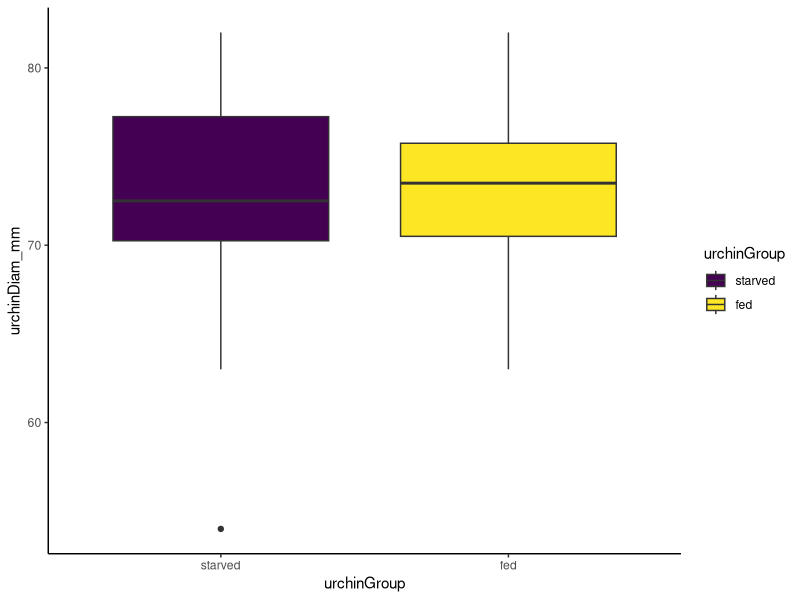
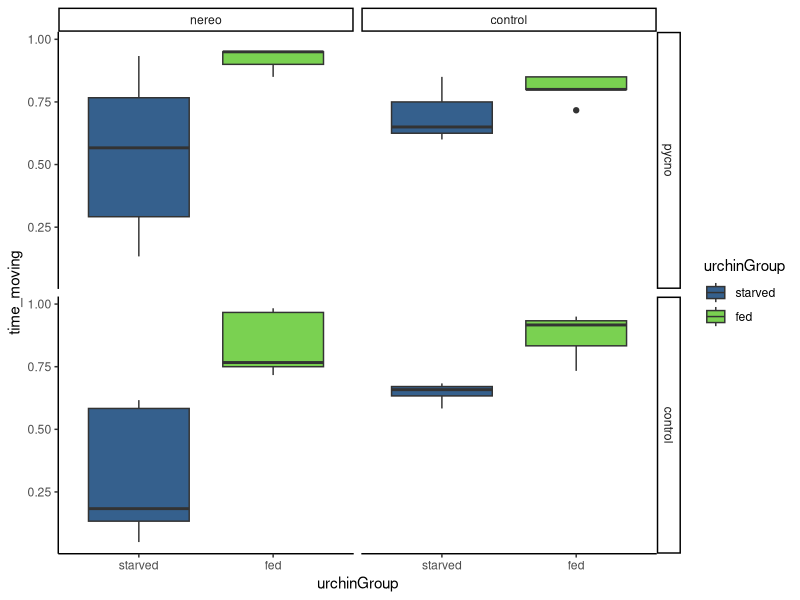
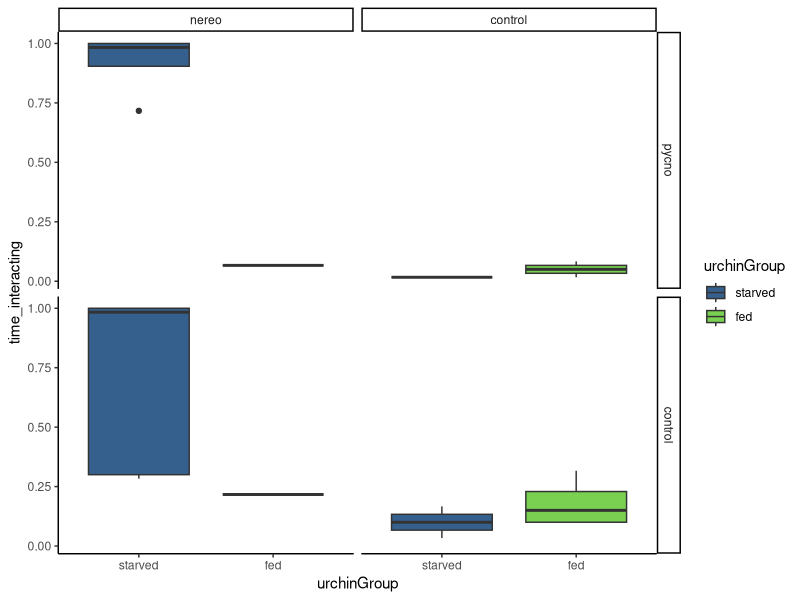
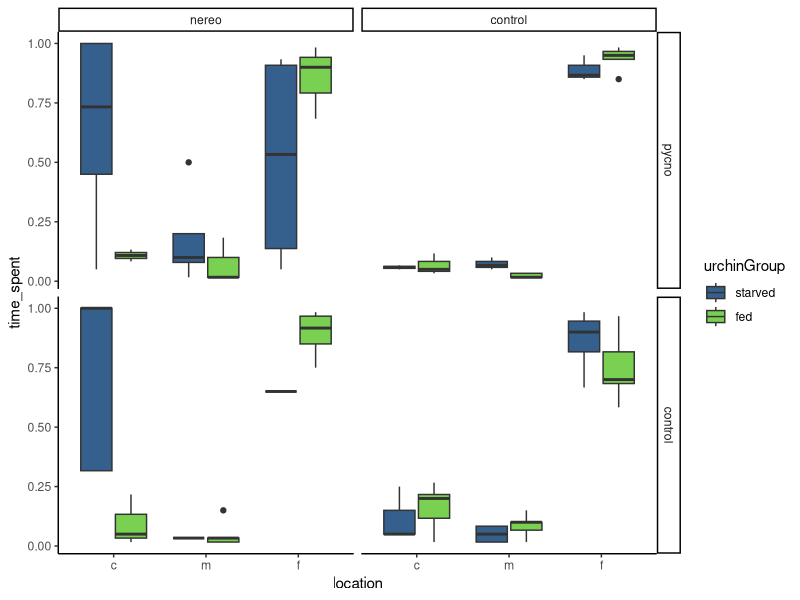
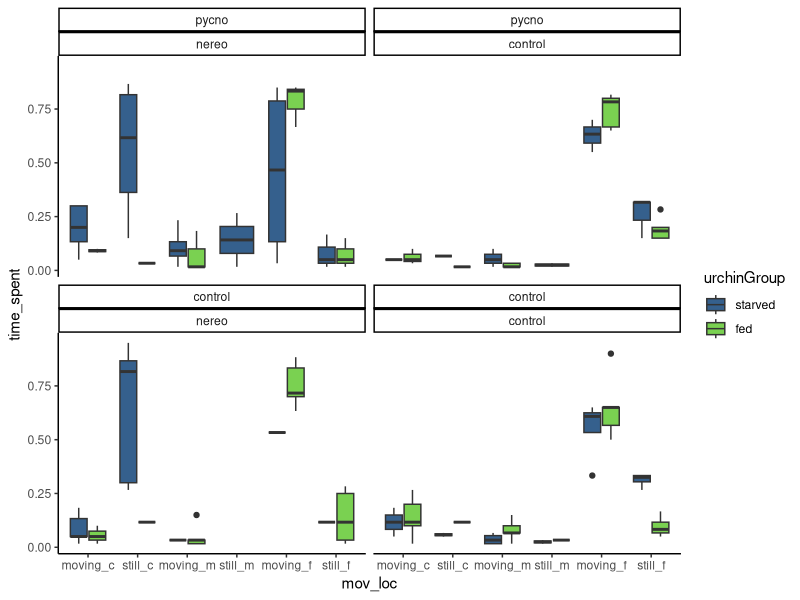
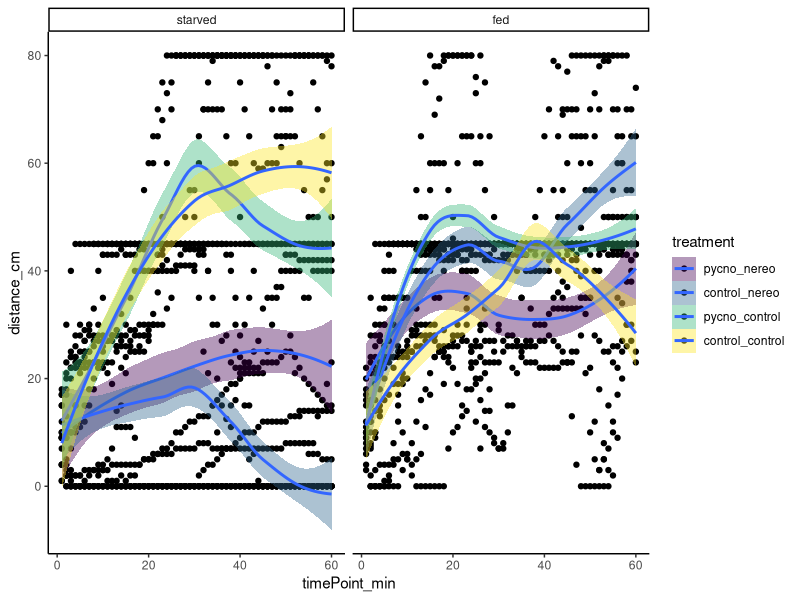
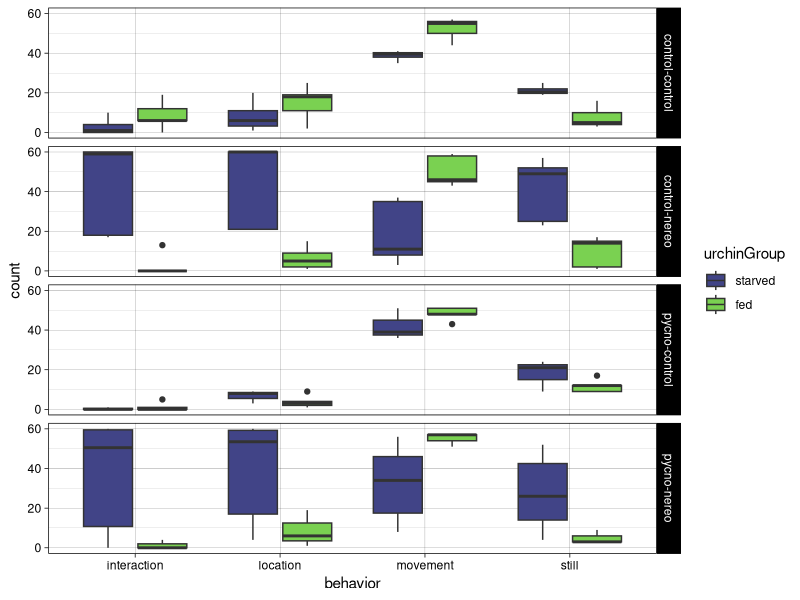

These charts were generated, in order, by the following R code:
#++++++++++++++++++++++++++++++++++++++++++++++++++++++++++++++++++++++++++++++++++
#                                                                                ##
# Pycno-Urchin Dataset 2021 Figure Exploration                                   ##
# Script created 2021-08-31                                                      ##
# Last updated 2021-09-04                                                        ##
# Data source: Ross Whippo                                                       ##
# R code prepared by Ross Whippo                                                 ##
#                                                                                ##
#++++++++++++++++++++++++++++++++++++++++++++++++++++++++++++++++++++++++++++++++++

# SUMMARY:
# A script to QAQC and parse the 2021 pycno-urchin dataset.


# Required Files (check that script is loading latest version):
# trials2021_QAQC.csv

# Associated Scripts:
# trials2021_dataset_QAQC.R
# trials2021_model1.R

# TO DO 

# +++++++++++++++++++++++++++++++++++++++++++++++++++++++++++++++++++++++++++++++++
# TABLE OF CONTENTS                                                            ####
#                                                                                 +
# RECENT CHANGES TO SCRIPT                                                        +
# LOAD PACKAGES                                                                   +
# READ IN DATA                                                                    +
# MANIPULATE DATA                                                                 +
#                                                                                 +
#++++++++++++++++++++++++++++++++++++++++++++++++++++++++++++++++++++++++++++++++++

#++++++++++++++++++++++++++++++++++++++++++++++++++++++++++++++++++++++++++++++++++
# RECENT CHANGES TO SCRIPT                                                     ####
#++++++++++++++++++++++++++++++++++++++++++++++++++++++++++++++++++++++++++++++++++

# 2021-08-31 Script created

#++++++++++++++++++++++++++++++++++++++++++++++++++++++++++++++++++++++++++++++++++
# LOAD PACKAGES                                                                ####
#++++++++++++++++++++++++++++++++++++++++++++++++++++++++++++++++++++++++++++++++++

library(tidyverse)
library(viridis)

# set plot theme
theme_set(theme_classic())

#++++++++++++++++++++++++++++++++++++++++++++++++++++++++++++++++++++++++++++++++++
# READ IN DATA                                                                 ####
#++++++++++++++++++++++++++++++++++++++++++++++++++++++++++++++++++++++++++++++++++

trials2021_Q <- read_csv("Data/2021/trials2021_QAQC.csv", 
                       col_types = cols(algalTreat = col_factor(levels = c("nereo", "control")), 
                                        date = col_character(),  location = col_character(), 
                                        movement = col_character(), 
                                        pycnoTreat = col_factor(levels = c("pycno", "control")), 
                                        tank = col_factor(levels = c("TF1", "TF2")), 
                                        timeBegin = col_character(), timeEnd = col_character(), 
                                        urchinGroup = col_factor(levels = c("starved","fed")),
                                        location = col_factor(levels = c("c", "m", "f"))))

#++++++++++++++++++++++++++++++++++++++++++++++++++++++++++++++++++++++++++++++++++
# MANIPULATE DATA                                                              ####
#++++++++++++++++++++++++++++++++++++++++++++++++++++++++++++++++++++++++++++++++++

# is there a difference in mean test diameter between groups?

diams <- trials2021_Q %>%
  select(trial, urchinGroup, urchinDiam_mm) %>%
  distinct(trial, urchinGroup, urchinDiam_mm)

diams %>%
  ggplot(aes(x = urchinGroup, y = urchinDiam_mm, fill = urchinGroup)) +
  geom_boxplot() +
  scale_fill_viridis(discrete = TRUE)

t.test(urchinDiam_mm ~ urchinGroup, data = diams)

# Welch Two Sample t-test

# data:  urchinDiam_mm by urchinGroup
# t = -1.7371, df = 44.656, p-value = 0.08927
# alternative hypothesis: true difference in means is not equal to 0
# 95 percent confidence interval:
#  -5.9320892  0.4387559
# sample estimates:
#  mean in group starved     mean in group fed 
# 70.92000              73.66667 

# NO, 2.75mm average difference 

# is there a difference in time spent moving among all treatments?

movement <- trials2021_Q %>%
  select(trial, urchinGroup, pycnoTreat, algalTreat, movement) %>%
  filter(movement != "st") %>%
  add_column(move = 1) %>%
  group_by(trial, urchinGroup, pycnoTreat, algalTreat, move) %>%
  count(move) %>%
  mutate(time_moving = n/60)

movement %>%
  ggplot(aes(x = urchinGroup, y = time_moving, fill = urchinGroup)) +
  geom_boxplot() +
  scale_fill_viridis(discrete = TRUE, begin = 0.3, end = 0.8) +
  facet_grid(pycnoTreat ~ algalTreat)

# do treatments spend different amounts of time interacting with the signal?

interaction <- trials2021_Q %>%
  select(trial, urchinGroup, pycnoTreat, algalTreat, interaction) %>%
  filter(interaction != "ni") %>%
  add_column(interact = 1) %>%
  group_by(trial, urchinGroup, pycnoTreat, algalTreat, interact) %>%
  count(interact) %>%
  mutate(time_interacting = n/60)

interaction %>%
  ggplot(aes(x = urchinGroup, y = time_interacting, fill = urchinGroup)) +
  geom_boxplot() +
  scale_fill_viridis(discrete = TRUE, begin = 0.3, end = 0.8) +
  facet_grid(pycnoTreat ~ algalTreat)

# do urchin spend different amounts of time in distance zones among treatments?

location <- trials2021_Q %>%
  select(trial, urchinGroup, pycnoTreat, algalTreat, location) %>%
  add_column(locate = 1) %>%
  group_by(trial, urchinGroup, pycnoTreat, algalTreat, location) %>%
  count(locate) %>%
  mutate(time_spent = n/60)
location$location <- factor(location$location, levels = c("c", "m", "f"))

location %>%
  ggplot(aes(x = location, y = time_spent, fill = urchinGroup)) +
  geom_boxplot() +
  scale_fill_viridis(discrete = TRUE, begin = 0.3, end = 0.8) +
  facet_grid(pycnoTreat ~ algalTreat)

# is there a difference in movement + location?

move_loc <- trials2021_Q %>%
  select(trial, urchinGroup, pycnoTreat, algalTreat, movement, location) %>%
  mutate(moves = case_when(movement == "ma" ~ "moving",
                           movement == "mp" ~ "moving",
                           movement == "mt" ~ "moving",
                           movement == "st" ~ "still")) %>%
  unite(mov_loc, moves, location, sep = "_") %>%
  add_column(place = 1) %>%
  group_by(trial, urchinGroup, pycnoTreat, algalTreat, mov_loc) %>%
  count(place) %>%
  mutate(time_spent = n/60) 
move_loc$mov_loc <- factor(move_loc$mov_loc, levels = c("moving_c", "still_c", "moving_m", "still_m", "moving_f", "still_f"))

move_loc %>%
  ggplot(aes(x = mov_loc, y = time_spent, fill = urchinGroup)) +
  geom_boxplot() +
  scale_fill_viridis(discrete = TRUE, begin = 0.3, end = 0.8) +
  facet_wrap(pycnoTreat ~ algalTreat)

# What does movment look like over the course of an hour for each treatment?

time_move <- trials2021_Q %>%
  select(trial, urchinGroup, pycnoTreat, algalTreat, timePoint_min, distance_cm) %>%
  group_by(trial) %>%
  unite(treatment, pycnoTreat, algalTreat, sep = "_") %>%
  mutate(treatment = factor(treatment))


time_move %>%
  ggplot(aes(x = timePoint_min, y = distance_cm, fill = treatment, group = treatment)) +
  geom_point() +
  geom_smooth(method = "loess") +
  scale_fill_viridis(discrete = TRUE) +
  facet_wrap(.~ urchinGroup)

# direct comparison to Belleza et al 2021 Figure 2

NMIOdata <- trials2021_Q %>%
  select(trial, urchinGroup, pycnoTreat, algalTreat, movement, location, interaction) %>%
  mutate(still = movement) %>%
  mutate(recode(still, 'st' = 1,
                'ma' = 0,
                'mt' = 0,
                'mp' = 0), 
         .keep = 'unused') %>%
  rename('still' = 'recode(still, st = 1, ma = 0, mt = 0, mp = 0)') %>%
  mutate(still = as.character(still)) %>%
  pivot_longer(cols = c(movement, location, interaction, still),
               names_to = "behavior",
               values_to = "value") %>%
  mutate(recode(value, 'i' = 1,
         'ma' = 1,
         'mt' = 1,
         'mp' = 1,
         'c' = 1,
         'm' = 1,
         'ni' = 0,
         'f' = 0,
         'st' = 0,
         '0' = 0,
         '1' = 1)) %>%
  rename('count' = 'recode(...)') %>%
  group_by(trial, urchinGroup, pycnoTreat, algalTreat, behavior) %>%
  summarise(sum(`count`)) %>%
  rename('count' = 'sum(count)') %>%
  unite('treatment', pycnoTreat, algalTreat, sep = "-")
  

ggplot(NMIOdata, aes(x = behavior, y = count, fill = urchinGroup)) +
  geom_boxplot() +
  theme_linedraw() +
  scale_fill_viridis(discrete = TRUE, begin = 0.2, end = 0.8) +
  facet_grid(treatment~.)
  
  

############### SUBSECTION HERE

####
#<<<<<<<<<<<<<<<<<<<<<<<<<<END OF SCRIPT>>>>>>>>>>>>>>>>>>>>>>>>#

# SCRATCH PAD ####